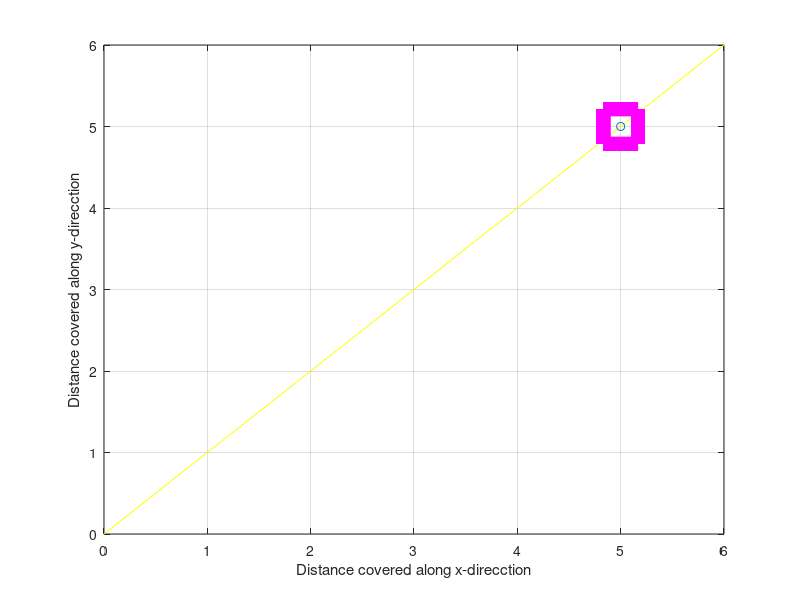

Recreate this plot in MATLAB. (Note: this script raises an error after producing the figure.)
%%PROJECT TOPIC: IMPLEMENTATION OF REINFORCEMENT LEARNING BASED ROBOTIC PATH PLANNING 
%%TD ALGORITHM FOR 6X6 GRID

stx= input('Enter the x coordinate of starting point');
sty=input('Enter the y coordinate of starting point');
N=6;

switch (stx)
    case(0.5)
        switch(sty)
            case(0.5)
                i=8;              %initializing cell number
                px=0.5;py=0.5;    %initializing ploting starting point
            case(1.5)
                i=14;
                px=0.5;py=1.5;
            case(2.5)
                i=20;
                px=0.5;py=2.5;
            case(3.5)
                i=26;
                px=0.5;py=3.5;
            case(4.5)
                i=32;
                px=0.5;py=4.5;
            case(4.5)
                i=38;
                px=0.5;py=5.5;
        end
    case(1.5)
            switch(sty)
            case(0.5)
                i=9;
                px=1.5;py=0.5;
            case(1.5)
                i=15;
                px=1.5;py=1.5;
            case(2.5)
                i=21;
                px=1.5;py=2.5;
            case(3.5)
                i=27;
                px=1.5;py=3.5;
            case(4.5)
                i=33;
                px=1.5;py=4.5;
            case(5.5)
                i=39;
                px=1.5;py=5.5;
        end
        
    case(2.5)
            switch(sty)
            case(0.5)
                i=10;
                px=2.5;py=0.5;
            case(1.5)
                i=16;
                 px=2.5;py=1.5;
            case(2.5)
                i=22;
                 px=2.5;py=2.5;
            case(3.5)
                i=28;
                 px=2.5;py=3.5;
           case(4.5)
               i=34;
               px=2.5;py=4.5;
           case(4.5)
               i=40;
               px=2.5;py=5.5;
            end
    case(3.5)
            switch(sty)
            case(0.5)
                i=11;
                px=3.5;py=0.5;
            case(1.5)
                i=17;
                px=3.5;py=1.5;
            case(2.5)
                i=23;
                px=3.5;py=2.5;
            case(3.5)
                i=29;
                px=3.5;py=3.5;
            case(4.5)
                i=35;
                px=3.5;py=4.5;
            case(5.5)
                i=41;
                px=3.5;py=5.5;
            end
      case(4.5)
            switch(sty)
            case(0.5)
                i=12;
                px=4.5;py=0.5;
            case(1.5)
                i=18;
                px=4.5;py=1.5;
            case(2.5)
                i=24;
                px=4.5;py=2.5;
            case(3.5)
                i=30;
                px=4.5;py=3.5;
            case(4.5)
                i=36;
                px=4.5;py=4.5;
            case(5.5)
                i=42;
                px=4.5;py=5.5;
            end
   case(5.5)
            switch(sty)
            case(0.5)
                i=13;
                px=5.5;py=0.5;
            case(1.5)
                i=19;
                px=5.5;py=1.5;
            case(2.5)
                i=25;
                px=5.5;py=2.5;
            case(3.5)
                i=31;
                px=5.5;py=3.5;
            case(4.5)
                i=37;
                px=5.5;py=4.5;
            case(5.5)
                i=43;
                px=5.5;py=5.5;
            end
end 
i;

n= input('Enter the number of obstcles in the grid');
X=0:6;
Y=0:6;
figure('Color',[0.8 0.8 0.8]);
  plot(X,Y,'y');
  set(gca,'Color','y')
  xlabel('Distance covered along x-direcction')
ylabel('Distance covered along y-direcction')
grid on
hold on
set(gca,'XTick',[0 1 2 3 4 5 6],'YTick',[0 1 2 3 4 5 6]);
plot(stx,sty,'o');
hold on
%Initializing utility factors for each cell
%Modified utility factors for each cell's each arrival from other cell like diagonal
%right,horizontal right, vertical down, horizontal left,vertically up +
%Reward function

q1=[50 30 60 60 40];
q2=[50 80 60 60 40];
q3=[50 80 60 60 40];
q4=[50 80 60 60 40];
q5=[50 80 60 60 40];
q6=[50 80 60 10 40];

q7=[50 30 60 60 90];
q8=[150 130 110 110 140];
q9=[150 130 110 110 140];
q10=[150 130 110 110 140];
q11=[150 130 110 110 140];
q12=[150 130 110 10 140];

q13=[50 30 60 60 90];
q14=[150 130 110 110 140];
q15=[250 230 210 210 240];
q16=[250 230 210 210 240];
q17=[250 230 210 210 240];
q18=[250 230 10 10 240];

q19=[50 30 60 60 90];
q20=[150 130 110 110 140];
q21=[250 230 210 210 240];
q22=[450 430 210 210 440];
q23=[450 430 210 210 440];
q24=[450 430 10 10 440];

q25=[50 30 10 60 90];
q26=[150 80 10 110 140];
q27=[250 230 210 210 240];
q28=[450 430 210 210 440];
q29=[550 530 310 310 540];
q30=[550 530 10 10 540];

q31=[50 30 10 60 90];
q32=[150 80 10 10 240];
q33=[250 230 10 10 240];
q34=[450 430 10 10 440];
q35=[550 530 10 10 540];
q36=[650 630 10 10 640];

 if (n>0)        % obstacle is present

     x(1)=input('Enter the x coordinate of the first obstcle:');
     y(1)=input('Enter the y coordinate of the first obstcle:');
     x(2)=input('Enter the x coordinate of the second obstcle:');
     y(2)=input('Enter the y coordinate of the second obstcle:');
     x(3)=input('Enter the x coordinate of the third obstcle:');
     y(3)=input('Enter the y coordinate of the third obstcle:');
     x(4)=input('Enter the x coordinate of the fourth obstcle:');
     y(4)=input('Enter the y coordinate of the fourth obstcle:');
     x(5)=input('Enter the x coordinate of the fifth obstcle:');
     y(5)=input('Enter the y coordinate of the fifth obstcle:');
     x(6)=input('Enter the x coordinate of the sixth obstcle:');
     y(6)=input('Enter the y coordinate of the sixth obstcle:');
    
     % Obstacle plotting and Weight updation
for k=1:n
%      x(k)=input(['Enter the x coordinate of ' num2str(k) ' th obstacle']);
%      y(k)=input(['Enter the y coordinate of ' num2str(k) ' th obstacle']);
    
     plot(x(k),y(k),'m s','MarkerSize',25,'LineWidth',10);
     
     hold on
     x(k)=ceil(x(k));
     y(k)=ceil(y(k));

switch (x(k))          % Updating the Modified utility factor based on the obstacle position
    case (1)
        switch(y(k))
            case(1)
                 q1=[0 0 0 0 0];
            case(2)
                 q7=[0 0 0 0 0];
            case(3)
                 q13=[0 0 0 0 0];
            case(4)
                q19=[0 0 0 0 0];
            case(5)
                q25=[0 0 0 0 0];
            case(5)
                q31=[0 0 0 0 0];
        end
    case (2)
         switch(y(k))
            case(1)
                 q2=[0 0 0 0 0];
            case(2)
                 q8=[0 0 0 0 0];
            case(3)
                 q14=[0 0 0 0 0];
            case(4)
                 q20=[0 0 0 0 0];
             case(5)
                 q26=[0 0 0 0 0];   
             case(6)
                 q32=[0 0 0 0 0];
         end
    case(3)
         switch(y(k))
            case(1)
                 q3=[0 0 0 0 0];
            case(2)
                 q9=[0 0 0 0 0];
            case(3)
                 q15=[0 0 0 0 0];
            case(4)
                q21=[0 0 0 0 0];
             case(5)
                 q27=[0 0 0 0 0];
             case(6)
                 q33=[0 0 0 0 0];
         end
    case(4)
        switch(y(k))
            case(1)
                 q4=[0 0 0 0 0];
            case(2)
                 q10=[0 0 0 0 0];
            case(3)
                 q16=[0 0 0 0 0];
            case(4)
                q22=[0 0 0 0 0];
            case(5)
                q28=[0 0 0 0 0];
             case(6)
                q34=[0 0 0 0 0];
        end
    case(5)
        switch(y(k))
            case(1)
                 q5=[0 0 0 0 0];
            case(2)
                 q11=[0 0 0 0 0];
            case(3)
                 q17=[0 0 0 0 0];
            case(4)
                q23=[0 0 0 0 0];
            case(5)
                q29=[0 0 0 0 0];
             case(6)
                 q35=[0 0 0 0 0];
        end
    case(6)
        switch(y(k))
            case(1)
                 q6=[0 0 0 0 0];
            case(2)
                 q12=[0 0 0 0 0];
            case(3)
                 q18=[0 0 0 0 0];
            case(4)
                q24=[0 0 0 0 0];
            case(5)
                q30=[0 0 0 0 0];
             case(6)
                 q36=[0 0 0 0 0];
        end
end
end
q37=[0 0 0 0 0];
q38=[0 0 0 0 0];
q39=[0 0 0 0 0];
q40=[0 0 0 0 0];
q41=[0 0 0 0 0];
q42=[0 0 0 0 0];
q43=[0 0 0 0 0];

s1=[0 0 10 10 0];s2=[0 30 10 10 0];s3=[0 30 10 10 0];s4=[0 30 10 10 0];s5=[0 30 10 10 0];
s6=[0 30 10 0 0];s7=[0 0 10 10 40];s8=[50 30 10 0 40];s9=[0 0 10 10 40];s10=[50 30 10 0 40];
s11=[0 0 10 10 40];s12=[50 30 10 0 40];s13=[0 0 10 10 40];s14=[50 30 10 0 40];s15=[0 0 10 10 40];
s16=[50 30 0 0 40];
q=[s1;s2;s3;s4;s5;s6;s7;q1;q2;q3;q4;q5;q6;s9;q7;q8;q9;q10;q11;q12;s10;q13;q14;q15;q16;q17;q18;s11;q19;q20;q21;q22;q23;q24;s12;q25;q26;q27;q28;q29;q30;s13;q31;q32;q33;q34;q35;q36;s14;q37;q38;q39;q40;q41;q42;s15];

tic
while(i~=43)
   if (q((i+8),(1))>q((i+7),(5)))          %diagonal>vertical
      if (q((i+8),(1))>q((i+1),(2)))           % diagonal> horizontal
         if  (q((i+8),(1))>q((i-1),(4)))     %diagonal>horizontal bwd 
            if (q((i+8),(1))>q((i-7),(3)))%diagonal>vertical bwd  
          
                 x1=[(px),(px+1)];         %Diagonal movement
                 y1=[(py),(py+1)];
                 plot(x1,y1,'k','LineWidth',4);
                 
                 hold on
                 px=px+1;
                 py=py+1;
                 i=i+8;
if (i>47)
    break;
end    
                      
            else %vertical bwd >diagonal & diagonal>horizontal bwd & diagonal>horizontal & diagonal>vertical
                 x1=[(px),(px)];         %vertical bwd movement
                 y1=[(py),(py-1)];
                 plot(x1,y1,'k','LineWidth',4);
                 
                 hold on
                 px=px;
                 py=py-1;
                 i=i-7; 
                 if (i>47)
                   break;
                 end 
            end
        else % horizontal bwd > diagonal & diagonal>horizontal & diagonal>vertical
            if  (q((i-1),(4))>q((i-7),(3))) %horizontal bwd > vertical bwd
                 x1=[(px),(px-1)];         %Horizontal bwd movement
                 y1=[(py),(py)];
                 plot(x1,y1,'k','LineWidth',4);
                 
                 hold on
                 px=px-1;
                 py=py;
                i=i-1;
                if (i>47)
                  break;
                end 
            else  
                 x1=[(px),(px)];         %vertical bwd movement
                 y1=[(py),(py-1)];
                 plot(x1,y1,'k','LineWidth',4);
                 
                 hold on
                 px=px;
                 py=py-1;
                 i=i-7;    
                 if (i>47)
                     break;
                 end 
            end
         end
    else % horizontal > diagonal & diagonal>vertical
        if (q((i+1),(2))>q((i-1),(4))) %horizontal > horizontal bwd
            if (q((i+1),(2))>q((i-7),(3))) %horizontal > vertical bwd
                 x1=[(px),(px+1)];         %Horizontal movement
                 y1=[(py),(py)];
                 plot(x1,y1,'k','LineWidth',4);
                 
                 hold on
                 px=px+1;
                 py=py;
                i=i+1; 
                if (i>47)
                   break;
                end 
            else
                 x1=[(px),(px)];        % Vertical bwd movement
                 y1=[(py),(py-1)];
                 plot(x1,y1,'k','LineWidth',4);
                 
                 hold on
                 px=px;
                 py=py-1;
                 i=i-7;   
                 if (i>47)
                     break;
                 end 
            end
        else % horizontal bwd > horizontal & horizontal > diagonal & diagonal>vertical
            if (q((i-1),(4))>q((i-7),(3))) % horizontal bwd > vertical bwd
                 x1=[(px),(px-1)];         %Horizontal bwd movement
                 y1=[(py),(py)];
                 plot(x1,y1,'k','LineWidth',4);
                 
                 hold on
                 px=px-1;
                 py=py;
                 i=i-1;
                 if (i>47)
                       break;
                 end 
            else
                 x1=[(px),(px)];        % Vertical bwd movement
                 y1=[(py),(py-1)];
                 plot(x1,y1,'k','LineWidth',4);
                 
                 hold on
                 px=px;
                 py=py-1;
                 i=i-7; 
                 if (i>47)
                    break;
                end 
            end
        end
      end
             
else % Vertical> Diagonal
    if (q((i+7),(5))>q((i+1),(2)))  %vertical > horizontal
        if(q((i+7),(5))>q((i-1),(4))) % vertical > horizontal bwd
            if (q((i+7),(5))>q((i-7),(3))) % vertical > vertical bwd 
                 y1=[(py),(py+1)];       %Vertical movement
                 x1=[(px),(px)]; 
                 plot(x1,y1,'k','LineWidth',4);
                 
                 hold on
                 px=px;
                 py=py+1;
                 i=i+7; 
                 if (i>47)
                    break;
                 end 
            else % vertical bwd > vertical & vertical > horizontal bwd & vertical > horizontal & Vertical> Diagonal
                 x1=[(px),(px)];        % Vertical bwd movement
                 y1=[(py),(py-1)];
                 plot(x1,y1,'k','LineWidth',4);
                 
                 hold on
                 px=px;
                 py=py-1;
                 i=i-7; 
                 if (i>47)
                       break;
                 end 
            end
        else % horizontal bwd > vertical & vertical > horizontal & Vertical> Diagonal
            if (q((i-1),(4))>q((i-7),(3))) % horizontal bwd > vertical bwd
                 x1=[(px),(px-1)];         %Horizontal bwd movement
                 y1=[(py),(py)];
                 plot(x1,y1,'k','LineWidth',4);
                 
                 hold on
                 px=px-1;
                 py=py;
                 i=i-1; 
                 if (i>47)
                     break;
                 end 
            else
                x1=[(px),(px)];        % Vertical bwd movement
                 y1=[(py),(py-1)];
                 plot(x1,y1,'k','LineWidth',4);
                 
                 hold on
                 px=px;
                 py=py-1;
                 i=i-7;
                 if (i>47)
                   break;
                 end 
            end
        end
                
    else   % horizontal >vertical & Vertical> Diagonal
        if (q((i+1),(2))>q((i-1),(4))) %horizontal > horizontal bwd
            if (q((i+1),(2))>q((i-7),(3))) %horizontal > vertical bwd
                 x1=[(px),(px+1)];         %Horizontal movement
                 y1=[(py),(py)];
                 plot(x1,y1,'k','LineWidth',4);
                 
                 hold on
                 px=px+1;
                 py=py;
                 i=i+1;
                 if (i>47)
                    break;
                 end 
            else
                 x1=[(px),(px)];        % Vertical bwd movement
                 y1=[(py),(py-1)];
                 plot(x1,y1,'k','LineWidth',4);
                 
                 hold on
                 px=px;
                 py=py-1;
                 i=i-7; 
                 if (i>47)
                    break;
                 end 
            end 
        else % horizontal bwd > horizontal & horizontal >vertical & Vertical> Diagonal
            if (q((i-1),(4))>q((i-7),(3))) %horizontal bwd > vertical bwd
                 x1=[(px),(px-1)];         %Horizontal bwd movement
                 y1=[(py),(py)];
                 plot(x1,y1,'k','LineWidth',4);
                 
                 hold on
                 px=px-1;
                 py=py;
                 i=i-1;
                 if (i>47)
                    break;
                 end 
            else
                 x1=[(px),(px)];        % Vertical bwd movement
                 y1=[(py),(py-1)];
                 plot(x1,y1,'k','LineWidth',4);
                 
                 hold on
                 px=px;
                 py=py-1;
                 i=i-7;
                 if (i>47)
                    break;
                  end 
            end
        end
    end
   end
end 
toc

 else 
  
     X=stx:N-0.5;
     Y=sty:N-0.5;
     plot(X,Y,'k','LineWidth',4);
 
 end 
